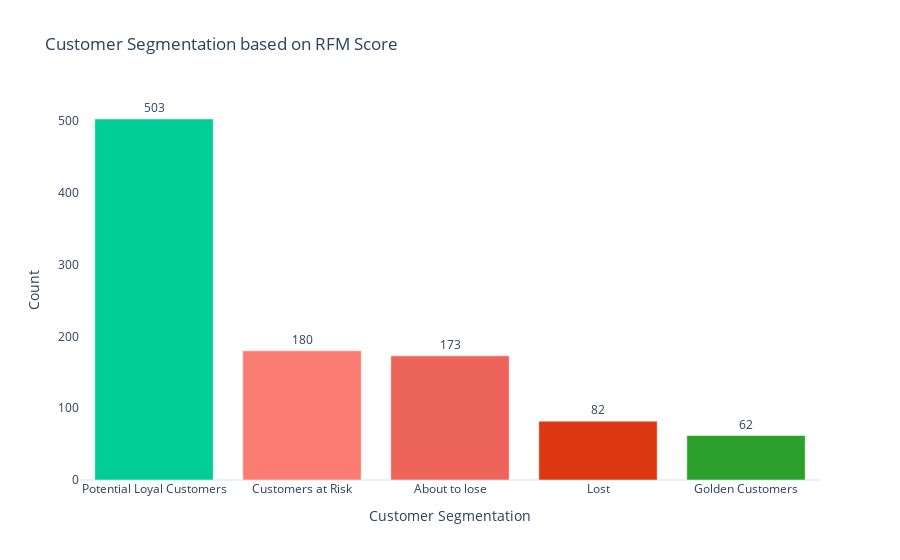

This figure's notebook cell:
### Markdown cell above
#### Visualiziing the Customer Segmentation:

### Code cell
color_mapping = {
    'Potential Loyal Customers': '#00cc96',
    'Customers at Risk': 'rgb(249,123,114)',
    'About to lose': 'rgb(237,100,90)',
    'Lost': '#DC3912',
    'Golden Customers': '#2CA02C'    
}

fig = px.bar(data_frame=customer_status, x='Customer Segmentation', y='Count',
             title='Customer Segmentation based on RFM Score',
            text='Count', color='Customer Segmentation', color_discrete_map=color_mapping)
fig.update_layout(xaxis_title='Customer Segmentation', yaxis_title='Count')
fig.update_xaxes(showgrid=False)
fig.update_yaxes(showgrid=False)
fig.update_traces(showlegend=False, textposition='outside')
fig.show()

### Figure 1 — Plotly figure (JSON) as saved in the notebook; plotly's stock layout.template omitted (floating-point values rounded to 4 significant figures)
{"data": [{"alignmentgroup": "True", "hovertemplate": "Customer Segmentation=%{x}<br>Count=%{text}<extra></extra>", "legendgroup": "Potential Loyal Customers", "marker": {"color": "#00cc96", "pattern": {"shape": ""}}, "name": "Potential Loyal Customers", "offsetgroup": "Potential Loyal Customers", "orientation": "v", "showlegend": false, "text": [503], "textposition": "outside", "type": "bar", "x": ["Potential Loyal Customers"], "xaxis": "x", "y": [503], "yaxis": "y"}, {"alignmentgroup": "True", "hovertemplate": "Customer Segmentation=%{x}<br>Count=%{text}<extra></extra>", "legendgroup": "Customers at Risk", "marker": {"color": "rgb(249,123,114)", "pattern": {"shape": ""}}, "name": "Customers at Risk", "offsetgroup": "Customers at Risk", "orientation": "v", "showlegend": false, "text": [180], "textposition": "outside", "type": "bar", "x": ["Customers at Risk"], "xaxis": "x", "y": [180], "yaxis": "y"}, {"alignmentgroup": "True", "hovertemplate": "Customer Segmentation=%{x}<br>Count=%{text}<extra></extra>", "legendgroup": "About to lose", "marker": {"color": "rgb(237,100,90)", "pattern": {"shape": ""}}, "name": "About to lose", "offsetgroup": "About to lose", "orientation": "v", "showlegend": false, "text": [173], "textposition": "outside", "type": "bar", "x": ["About to lose"], "xaxis": "x", "y": [173], "yaxis": "y"}, {"alignmentgroup": "True", "hovertemplate": "Customer Segmentation=%{x}<br>Count=%{text}<extra></extra>", "legendgroup": "Lost", "marker": {"color": "#DC3912", "pattern": {"shape": ""}}, "name": "Lost", "offsetgroup": "Lost", "orientation": "v", "showlegend": false, "text": [82], "textposition": "outside", "type": "bar", "x": ["Lost"], "xaxis": "x", "y": [82], "yaxis": "y"}, {"alignmentgroup": "True", "hovertemplate": "Customer Segmentation=%{x}<br>Count=%{text}<extra></extra>", "legendgroup": "Golden Customers", "marker": {"color": "#2CA02C", "pattern": {"shape": ""}}, "name": "Golden Customers", "offsetgroup": "Golden Customers", "orientation": "v", "showlegend": false, "text": [62], "textposition": "outside", "type": "bar", "x": ["Golden Customers"], "xaxis": "x", "y": [62], "yaxis": "y"}], "layout": {"barmode": "relative", "legend": {"title": {"text": "Customer Segmentation"}, "tracegroupgap": 0}, "title": {"text": "Customer Segmentation based on RFM Score"}, "xaxis": {"anchor": "y", "categoryarray": ["Potential Loyal Customers", "Customers at Risk", "About to lose", "Lost", "Golden Customers"], "categoryorder": "array", "domain": [0, 1], "showgrid": false, "title": {"text": "Customer Segmentation"}}, "yaxis": {"anchor": "x", "domain": [0, 1], "showgrid": false, "title": {"text": "Count"}}}}
